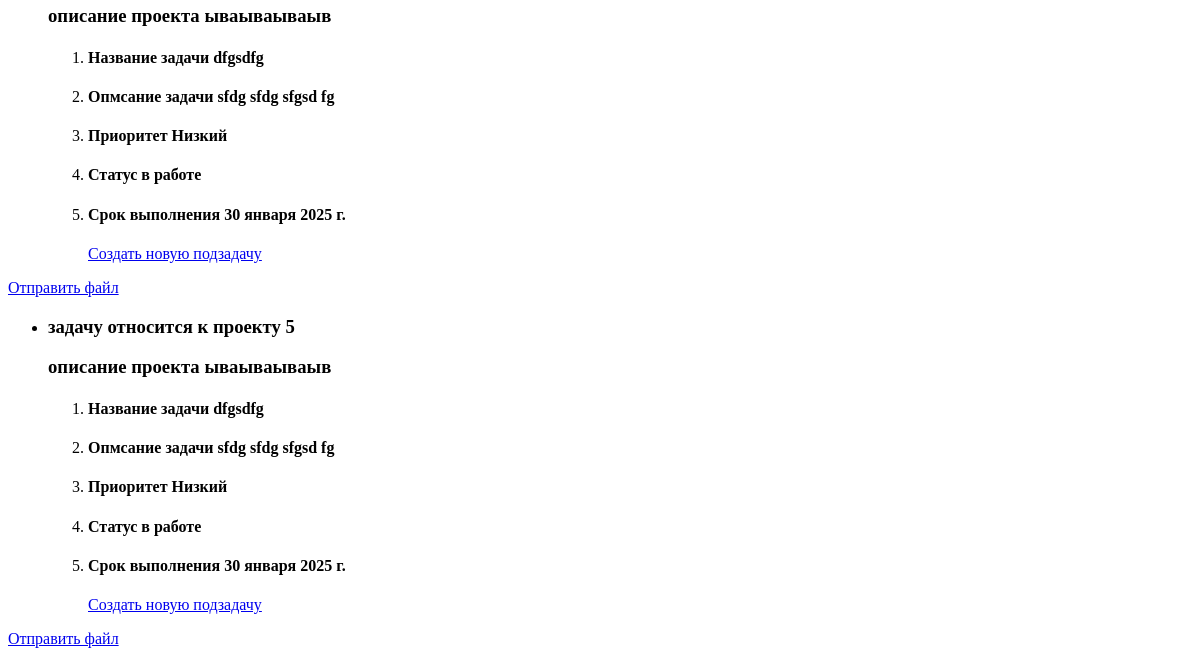
/tasksIDo (signed in, lower part), run on an earlier commit of the app's database.
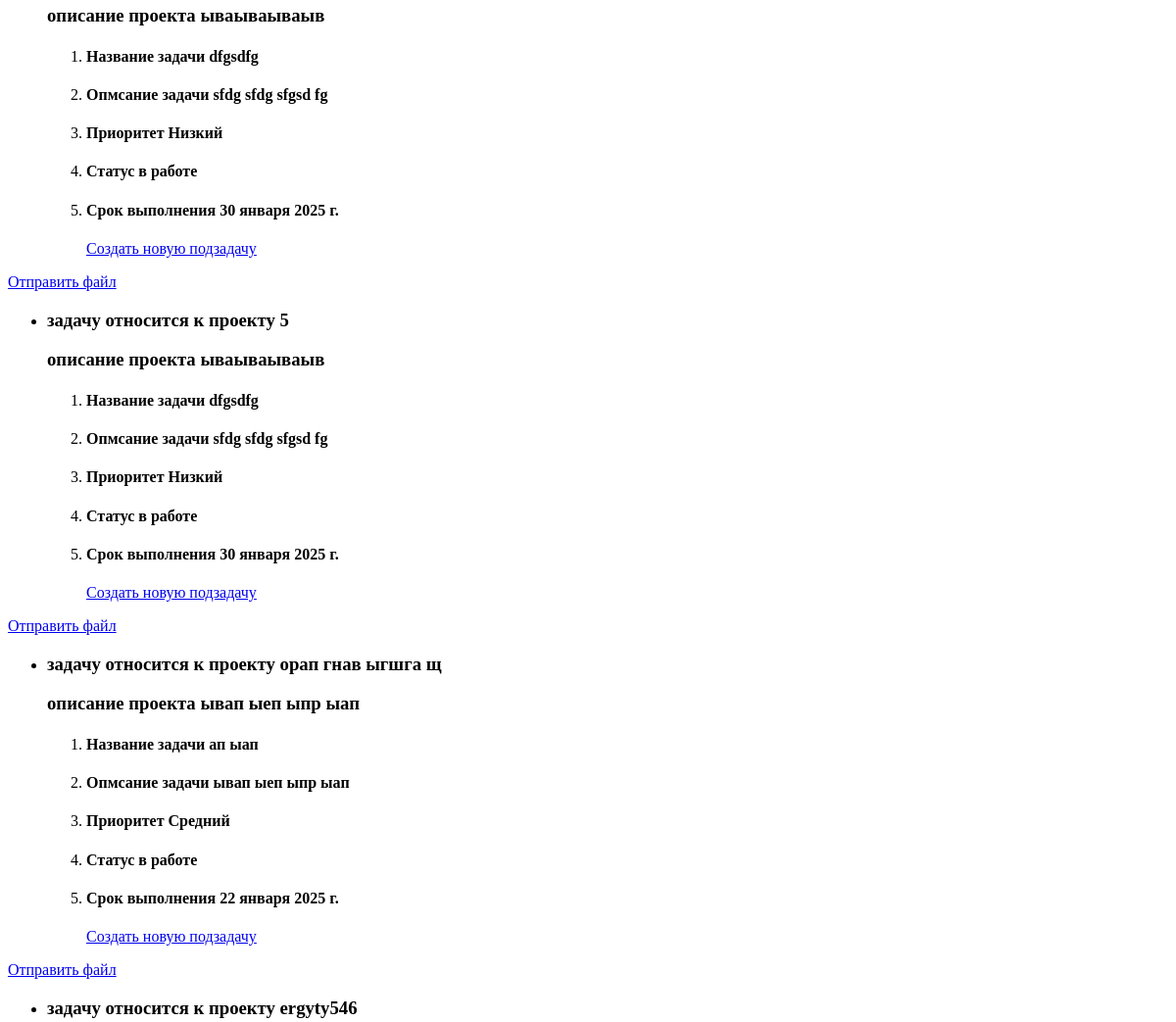
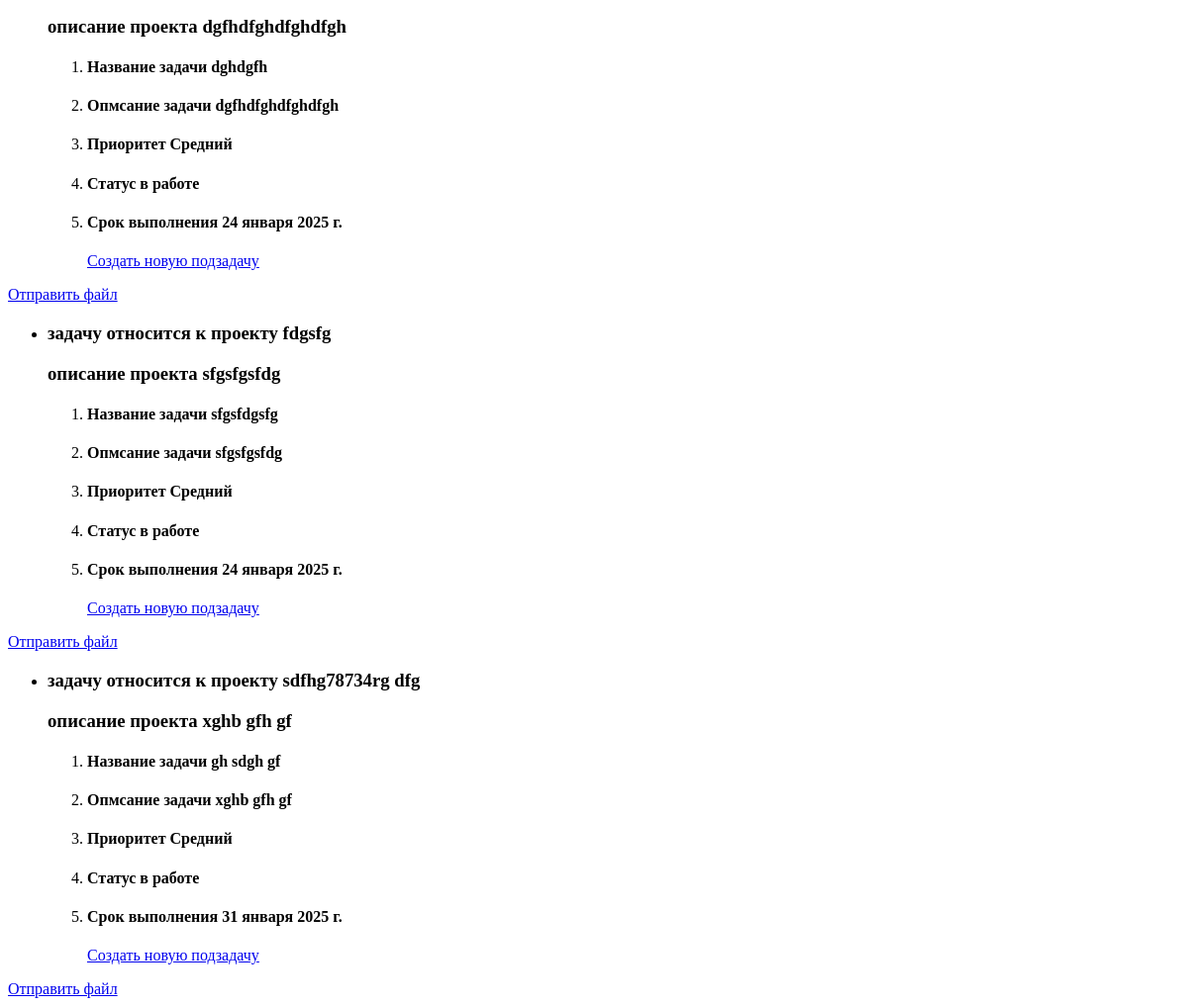
And on a later commit of the database (2 pictures, top to bottom).
### TM/models.py (models this page shows, shortened)
class Task(models.Model):
    PRIORITY = [
        ('high', 'Высокий'),
        ('medium', 'Средний'),
        ('low', 'Низкий')
    ]
    ACCOMPLISHMENTS_STATUS = [   # СТАТУС ДОСТИЖЕНИЙ
        ('in_progress', 'в работе'),
        ('on_review', 'На проверке'),
        ('completed', 'Выполнена'),
        ('canceled', 'Отменена')
    ]
    project = models.ForeignKey(Project, on_delete = models.CASCADE, related_name = 'tasks', verbose_name = 'Проект')
    name_task = models.CharField(max_length= 255, verbose_name = 'Название задачи')
    description = models.TextField(blank= True, verbose_name = 'Опмсание задачи')
    priority = models.CharField(max_length = 15, choices = PRIORITY, default = 'medium', verbose_name = 'Приоритет')
    status = models.CharField(max_length = 20, choices = ACCOMPLISHMENTS_STATUS, default = 'in_progress', verbose_name = 'Статус')
    executor = models.ForeignKey(User, on_delete = models.SET_NULL, null = True, blank = True, related_name = 'assigned_tasks', verbose_name = 'Исполнитель')
    due_date = models.DateField(verbose_name = 'Срок выполнения')
    date_creation = models.DateTimeField(auto_now_add = True, verbose_name = 'Дата создания')
    date_update = models.DateTimeField(auto_now = True, verbose_name = 'Дата обновления')
    class Meta:
        verbose_name = 'Задача'
        verbose_name_plural = 'Задачи'

class Project(models.Model):
    name = models.CharField(max_length = 255, unique = True, verbose_name = 'Название проекта')
    description = models.TextField(verbose_name = 'Описание проекта')
    end_date = models.DateField(verbose_name = 'Дфта окончания')
    creator = models.ForeignKey(User, on_delete = models.CASCADE, related_name = 'created_projects', verbose_name = 'Создатель')
    date_creation = models.DateTimeField(auto_now_add=True, verbose_name = 'Дата создания')
    class Meta:
        verbose_name = 'Проект'
        verbose_name_plural = 'Проекты'
    def __str__(self):
        return self.name

### TM/views.py (the view)
# urls.py: path('tasksIDo', views.tasksIDo, name = 'tasksIDo'),
def tasksIDo(request):
    if request.user.is_authenticated:
        my_task = Task.objects.filter(executor = request.user)
    return render(request, 'TM/tasksIDo.html', {'my_task': my_task})

### templates/TM/tasksIDo.html (shortened to what this page needs)
{% extends 'TM/base.html' %}
{% block content %}
    {% if my_task %}
        {% for task in my_task %}
            <div>
                <ul>
                    <li>
                        <h3>задачу относится к проекту {{ task.project }} </h3>
                        <h3>описание проекта {{ task.project.description }} </h3>
                    </li>
                </ul>
                <ul>
                    <ol>
                        <li><h4>Название задачи {{ task.name_task }}</h4></li>
                        <li><h4>Опмсание задачи {{ task.description }}</h4></li>
                        <li><h4>Приоритет {{ task.get_priority_display }}</h4></li>
                        <li><h4>Статус {{ task.get_status_display }}</h4></li>
                        <li><h4>Срок выполнения {{ task.due_date }}</h4></li>
                        <a href = "{% url 'new_subtask' task.id %}">Создать новую подзадачу</a>
                    </ol>
                </ul>
                <a href = "{% url 'send_file' task.id %}">Отправить файл</a>
            </div>
        {% endfor %}
    {% else %}
        <p>У вас нет назначанных задач!!!</p>
    {% endif %}
{% endblock %}

What changed in the data, as far as the page shows it:
added Task: project "орап гнав ыгшга щ", project.description "ывап ыеп ыпр ыап", name_task "ап ыап", description "ывап ыеп ыпр ыап", priority "Средний", status "в работе", due_date "22 января 2025 г."
added Task: project "ergyty546", project.description "dgfhdfghdfghdfgh", name_task "dghdgfh", description "dgfhdfghdfghdfgh", priority "Средний", status "в работе", due_date "24 января 2025 г."
added Task: project "fdgsfg", project.description "sfgsfgsfdg", name_task "sfgsfdgsfg", description "sfgsfgsfdg", priority "Средний", status "в работе", due_date "24 января 2025 г."
added Task: project "sdfhg78734rg dfg", project.description "xghb gfh gf", name_task "gh sdgh gf", description "xghb gfh gf", priority "Средний", status "в работе", due_date "31 января 2025 г."
